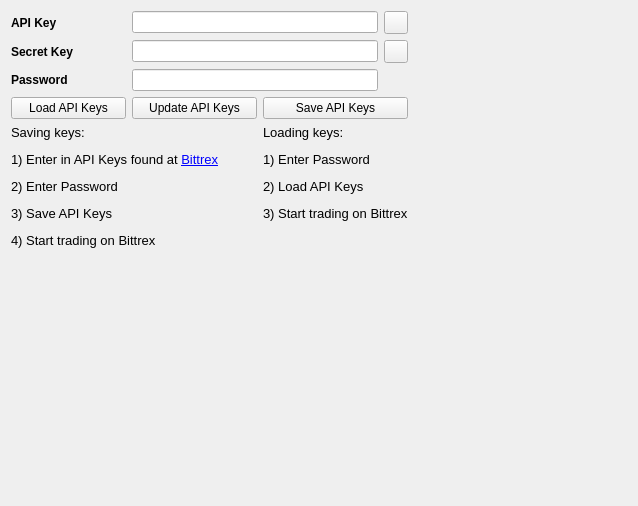
     <widget class="QWidget" name="ApiSettings">
      <attribute name="title">
       <string>Settings</string>
      </attribute>
      <layout class="QGridLayout" name="gridLayout">
       <item row="0" column="0">
        <widget class="QLabel" name="label_2">
         <property name="font">
          <font>
           <weight>75</weight>
           <bold>true</bold>
          </font>
         </property>
         <property name="text">
          <string>API Key</string>
         </property>
        </widget>
       </item>
       <item row="0" column="1" colspan="3">
        <widget class="QLineEdit" name="ApiKeyInput">
         <property name="text">
          <string/>
         </property>
        </widget>
       </item>
       <item row="0" column="4">
        <widget class="QToolButton" name="KeyPasteButton">
         <property name="toolTip">
          <string>Paste from clipboard</string>
         </property>
         <property name="text">
          <string/>
         </property>
         <property name="icon">
          <iconset resource="../bitcoin.qrc">
           <normaloff>:/icons/editpaste</normaloff>:/icons/editpaste</iconset>
         </property>
         <property name="shortcut">
          <string>Alt+P</string>
         </property>
        </widget>
       </item>
       <item row="0" column="5" rowspan="6">
        <spacer name="horizontalSpacer_3">
         <property name="orientation">
          <enum>Qt::Horizontal</enum>
         </property>
         <property name="sizeHint" stdset="0">
          <size>
           <width>219</width>
           <height>288</height>
          </size>
         </property>
        </spacer>
       </item>
       <item row="1" column="0">
        <widget class="QLabel" name="label">
         <property name="font">
          <font>
           <weight>75</weight>
           <bold>true</bold>
          </font>
         </property>
         <property name="text">
          <string>Secret Key</string>
         </property>
        </widget>
       </item>
       <item row="1" column="1" colspan="3">
        <widget class="QLineEdit" name="SecretKeyInput"/>
       </item>
       <item row="1" column="4">
        <widget class="QToolButton" name="SecretPasteButton">
         <property name="toolTip">
          <string>Paste from clipboard</string>
         </property>
         <property name="text">
          <string/>
         </property>
         <property name="icon">
          <iconset resource="../bitcoin.qrc">
           <normaloff>:/icons/editpaste</normaloff>:/icons/editpaste</iconset>
         </property>
         <property name="shortcut">
          <string>Alt+P</string>
         </property>
        </widget>
       </item>
       <item row="2" column="0">
        <widget class="QLabel" name="label_28">
         <property name="font">
          <font>
           <weight>75</weight>
           <bold>true</bold>
          </font>
         </property>
         <property name="text">
          <string>Password</string>
         </property>
        </widget>
       </item>
       <item row="2" column="1" colspan="3">
        <widget class="QLineEdit" name="PasswordInput">
         <property name="echoMode">
          <enum>QLineEdit::Password</enum>
         </property>
        </widget>
       </item>
       <item row="3" column="0">
        <widget class="QPushButton" name="LoadKeys">
         <property name="minimumSize">
          <size>
           <width>115</width>
           <height>0</height>
          </size>
         </property>
         <property name="text">
          <string>Load API Keys</string>
         </property>
        </widget>
       </item>
       <item row="3" column="1" colspan="2">
        <widget class="QPushButton" name="UpdateKeys">
         <property name="minimumSize">
          <size>
           <width>125</width>
           <height>0</height>
          </size>
         </property>
         <property name="text">
          <string>Update API Keys</string>
         </property>
        </widget>
       </item>
       <item row="3" column="3" colspan="2">
        <widget class="QPushButton" name="SaveKeys">
         <property name="minimumSize">
          <size>
           <width>115</width>
           <height>0</height>
          </size>
         </property>
         <property name="text">
          <string>Save API Keys</string>
         </property>
        </widget>
       </item>
       <item row="5" column="0" colspan="5">
        <spacer name="verticalSpacer_2">
         <property name="orientation">
          <enum>Qt::Vertical</enum>
         </property>
         <property name="sizeHint" stdset="0">
          <size>
           <width>358</width>
           <height>247</height>
          </size>
         </property>
        </spacer>
       </item>
       <item row="4" column="3" colspan="2">
        <widget class="QLabel" name="label232_17">
         <property name="font">
          <font>
           <pointsize>10</pointsize>
           <weight>50</weight>
           <bold>false</bold>
          </font>
         </property>
         <property name="text">
          <string>&lt;html&gt;&lt;head/&gt;&lt;body&gt;&lt;p&gt;Loading keys:&lt;/p&gt;&lt;p&gt;1) Enter Password&lt;/p&gt;&lt;p&gt;2) Load API Keys&lt;/p&gt;&lt;p&gt;3) Start trading on Bittrex&lt;/p&gt;&lt;/body&gt;&lt;/html&gt;</string>
         </property>
         <property name="alignment">
          <set>Qt::AlignLeading|Qt::AlignLeft|Qt::AlignTop</set>
         </property>
        </widget>
       </item>
       <item row="4" column="0" colspan="3">
        <widget class="QLabel" name="label232_16">
         <property name="font">
          <font>
           <pointsize>10</pointsize>
           <weight>50</weight>
           <bold>false</bold>
          </font>
         </property>
         <property name="text">
          <string>&lt;html&gt;&lt;head/&gt;&lt;body&gt;&lt;p&gt;Saving keys:&lt;/p&gt;&lt;p&gt;1) Enter in API Keys found at &lt;a href=&quot;https://bittrex.com/Account/ManageApiKey&quot;&gt;&lt;span style=&quot; text-decoration: underline; color:#0000ff;&quot;&gt;Bittrex&lt;/span&gt;&lt;/a&gt;&lt;/p&gt;&lt;p&gt;2) Enter Password&lt;/p&gt;&lt;p&gt;3) Save API Keys&lt;/p&gt;&lt;p&gt;4) Start trading on Bittrex&lt;/p&gt;&lt;/body&gt;&lt;/html&gt;</string>
         </property>
        </widget>
       </item>
      </layout>
      <zorder>label</zorder>
      <zorder>ApiKeyInput</zorder>
      <zorder>label_2</zorder>
      <zorder>SecretKeyInput</zorder>
      <zorder>UpdateKeys</zorder>
      <zorder>SaveKeys</zorder>
      <zorder>LoadKeys</zorder>
      <zorder>label232_16</zorder>
      <zorder>label232_17</zorder>
      <zorder>label_28</zorder>
      <zorder>PasswordInput</zorder>
      <zorder>horizontalSpacer_3</zorder>
      <zorder>verticalSpacer_2</zorder>
      <zorder>KeyPasteButton</zorder>
      <zorder>SecretPasteButton</zorder>
     </widget>
